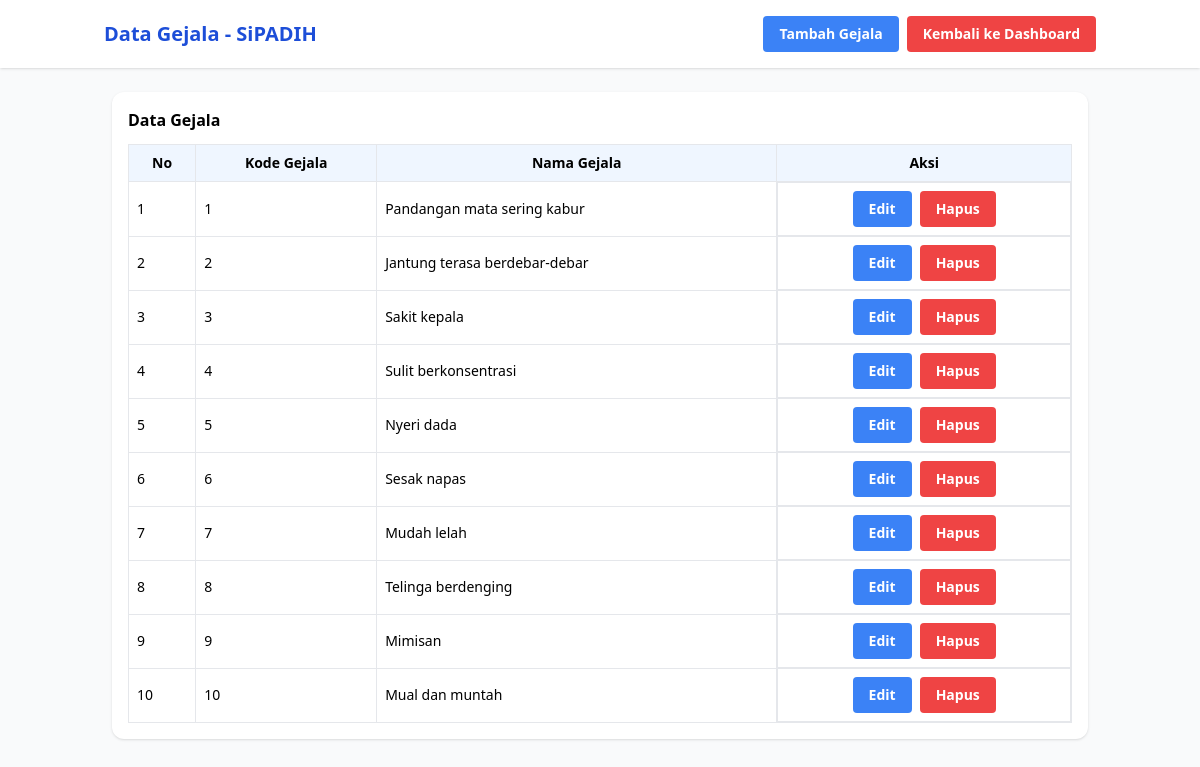
Screenshot of /data_gejala.php with the database file from the repository.
### tables this page shows
CREATE TABLE `gejala` (
  `id_gejala` int(11) NOT NULL,
  `nama_gejala` varchar(255) NOT NULL
);

### data_gejala.php (the view, shortened to what this page needs)
<?php
include 'koneksi.php';
$query = "SELECT * FROM gejala ORDER BY CAST(SUBSTRING(id_gejala, 2) AS UNSIGNED) ASC";
$result = $conn->query($query);
?>
<!DOCTYPE html>
<html lang="id">
<head>
  <script src="https://cdn.tailwindcss.com"></script>
</head>
<body class="bg-gray-50 min-h-screen">
  <header class="bg-white shadow py-4">
    <div class="max-w-5xl mx-auto px-4 flex justify-between items-center">
      <h1 class="text-xl font-semibold text-blue-700">Data Gejala - SiPADIH</h1>
      <div class="flex items-center gap-2">
        <a href="tambah_gejala.php" class="text-sm bg-blue-500 hover:bg-blue-700 text-white font-bold py-2 px-4 rounded">Tambah Gejala</a>
        <a href="admin.php" class="text-sm bg-red-500 hover:bg-red-700 text-white font-bold py-2 px-4 rounded">Kembali ke Dashboard</a>
      </div>
    </div>
  </header>
  <main class="max-w-5xl mx-auto p-6">
    <div class="bg-white rounded-xl shadow p-4">
      <h3 class="font-semibold mb-3">Data Gejala</h3>
      <table class="w-full text-sm border">
        <thead class="bg-blue-50">
          <tr>
            <th class="p-2 border">No</th>
            <th class="p-2 border">Kode Gejala</th>
            <th class="p-2 border">Nama Gejala</th>
            <th class="p-2 border">Aksi</th>
          </tr>
        </thead>
        <tbody id="gejalaBody">
          <?php
          if ($result->num_rows > 0) {
            $no = 1;
            while($row = $result->fetch_assoc()) {
              echo "<tr>";
              echo "<td class='p-2 border'>" . $no++ . "</td>";
              echo "<td class='p-2 border'>" . $row["id_gejala"] . "</td>";
              echo "<td class='p-2 border'><span id='nama_gejala_" . $row["id_gejala"] . "'>" . $row["nama_gejala"] . "</span><input type='text' id='edit_nama_gejala_" . $row["id_gejala"] . "' value='" . $row["nama_gejala"] . "' class='hidden w-full border rounded-lg px-3 py-2'></td>";
              echo "<td class='p-2 border flex justify-center gap-2'>";
              echo "<button id='edit_" . $row["id_gejala"] . "' onclick='editGejala(\"" . $row["id_gejala"] . "\")' class='text-sm bg-blue-500 hover:bg-blue-700 text-white font-bold py-2 px-4 rounded'>Edit</button>";
              echo "<a href='hapus_gejala.php?id_gejala=" . $row["id_gejala"] . "' onclick='return confirm(\"Apakah Anda yakin ingin menghapus data ini?\")' class='text-sm bg-red-500 hover:bg-red-700 text-white font-bold py-2 px-4 rounded'>Hapus</a>";
              echo "</td>";
              echo "</tr>";
            }
          } else {
            echo "<tr><td colspan='4' class='p-2 border'>Tidak ada data</td></tr>";
          }
          ?>
        </tbody>
      </table>
    </div>
  </main>
</body>
</html>

### rows the page displays
gejala: id_gejala "1", nama_gejala "Pandangan mata sering kabur"
gejala: id_gejala "2", nama_gejala "Jantung terasa berdebar-debar"
gejala: id_gejala "3", nama_gejala "Sakit kepala"
gejala: id_gejala "4", nama_gejala "Sulit berkonsentrasi"
gejala: id_gejala "5", nama_gejala "Nyeri dada"
gejala: id_gejala "6", nama_gejala "Sesak napas"
gejala: id_gejala "7", nama_gejala "Mudah lelah"
gejala: id_gejala "8", nama_gejala "Telinga berdenging"
gejala: id_gejala "9", nama_gejala "Mimisan"
gejala: id_gejala "10", nama_gejala "Mual dan muntah"
